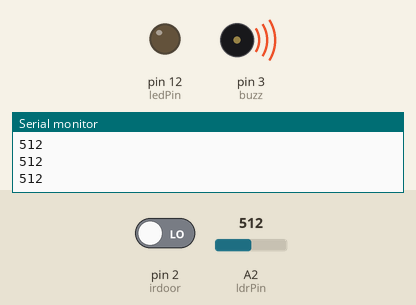
A sketch run on a simulated Arduino Uno, built with avr-gcc and run on an emulated ATmega328P. Shown: output pins drawn as LEDs (lit = HIGH), buzzer (waves = sounding, pin HIGH), the last lines printed to the serial monitor. Inputs (shaded band) come from the test bench; at power-on: A2 (ldrPin) = 512, pin 2 (irdoor) LOW.

Above: at 1.2 s.
1.3 s: A2 (ldrPin) set to 410
2.8 s: A2 (ldrPin) set to 390
At 4.0 s:
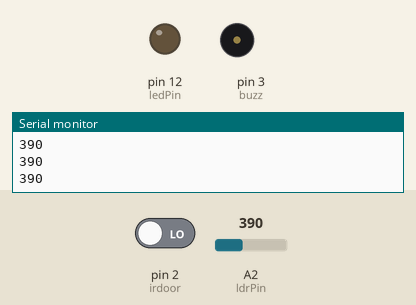
4.3 s: A2 (ldrPin) set to 434
5.8 s: A2 (ldrPin) set to 465
At 6.3 s:
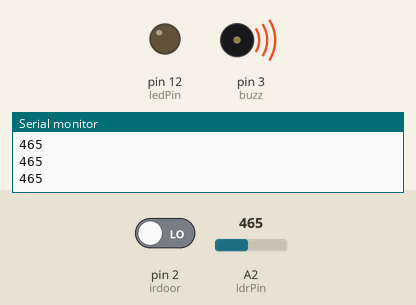
7.3 s: A2 (ldrPin) set to 306
At 7.7 s:
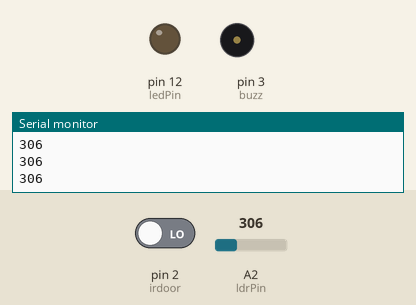
Timing chart, 0 to 9.8 s (numbered marks = the images above; inputs shaded):
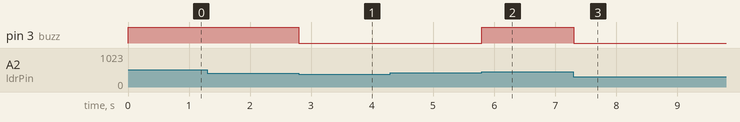

Measured:
- the behaviour switches between 400 and 399 on A2 (ldrPin) (found by bisection; images 0 and 1)
- the behaviour switches between 450 and 451 on A2 (ldrPin) (found by bisection; images 1 and 2)
- after the input at 2.8 s, pin 3 (buzz): HIGH → LOW at once
- after the input at 5.8 s, pin 3 (buzz): LOW → HIGH at once
- after the input at 7.3 s, pin 3 (buzz): HIGH → LOW at once

The sketch:

IR_Sensor.ino
```cpp
#include <SimpleTimer.h>
const int ledPin = 12;
const int ldrPin = A2;
int irdoor=2;
int irwindow=4;
int buzz=3;
SimpleTimer timer;
void setup() {
  // put your setup code here, to run once:
  Serial.begin(9600);
  pinMode(ledPin, OUTPUT);
  pinMode(ldrPin, INPUT);
  pinMode(irdoor,INPUT);
  pinMode(buzz,OUTPUT);
  pinMode(irwindow,INPUT);
}

void loop() {
  // put your main code here, to run repeatedly:
  int ldrStatus = analogRead(ldrPin);
 if (ldrStatus >450  || (digitalRead(irdoor)==1 && digitalRead(irwindow)==1 )) {
  digitalWrite(buzz,HIGH);
  Serial.println(ldrStatus);
}
 else if(ldrStatus <400 ||(digitalRead(irdoor)==1 && digitalRead(irwindow)==1 )){
     digitalWrite(buzz,LOW);
     Serial.println(ldrStatus);
}

}
```
